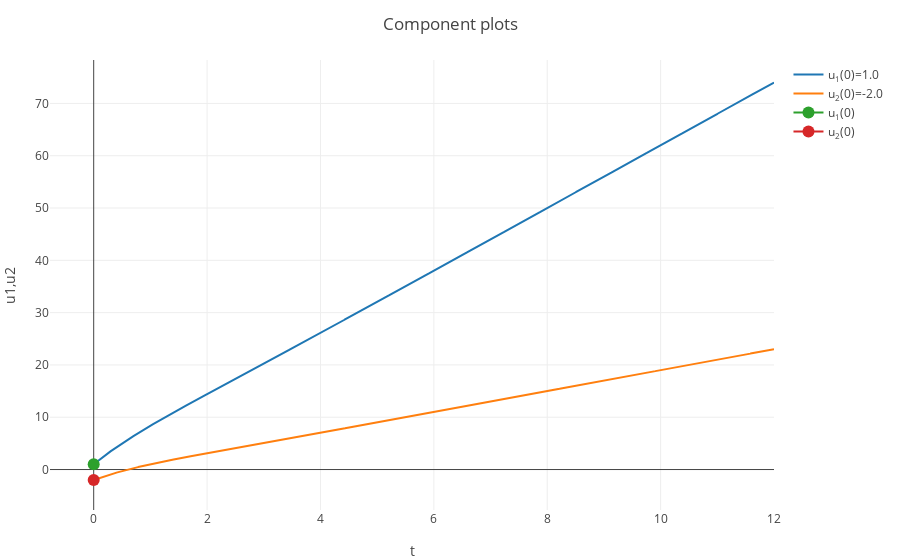

Notebook code cell kept with this figure:
### Markdown cell above
#### Example
Consider the initial value problem

\begin{align}
u_1' &= u_1 - 4u_2 + 2t,~u_1(0)=1\\
u_2' &= u_1 - 3u_2 + -3,~u_2(0)=-2.
\end{align}

It can be written as

$$
\mathbf{u}'(t)=\begin{bmatrix} 1&-4\\1&-3\end{bmatrix}\mathbf{u}+\begin{bmatrix}2t\\-3\end{bmatrix},~\mathbf{u}(0)=\begin{bmatrix}1\\-2 \end{bmatrix},
$$

the coefficient matrix is 

$$
\mathbf{K} = \begin{bmatrix} 1&-4\\1&-3\end{bmatrix}.
$$

Given that the solution of the IVP is

$$
\mathbf{u}(t)=e^{-t}\begin{bmatrix}2t-1\\t-1\end{bmatrix}+\begin{bmatrix}6t+2\\2t-1\end{bmatrix},
$$
we can produce a component plot:

### Code cell
using PlotlyJS;
# using Plots
# plotly()
tt = 0:0.001:12;
tracesODE1 = GenericTrace[];
u10=1.0
u20=-2.0
trace = scatter(x=tt, y=exp(-tt).*(2.0*tt-1.0)+6.0*tt+2.0, name = "u<sub>1</sub>(0)=$(u10)");
push!(tracesODE1, trace);
trace = scatter(x=tt, y=exp(-tt).*(tt-1.0)+2.0*tt-1.0, name = "u<sub>2</sub>(0)=$(u20)");
push!(tracesODE1, trace);
trace=scatter(x=[0],y=[1.0], marker_size=12, name="u<sub>1</sub>(0)");
push!(tracesODE1, trace);
trace=scatter(x=[0],y=[-2.0], marker_size=12, name="u<sub>2</sub>(0)");
push!(tracesODE1, trace);
plot(tracesODE1, Layout(title="Component plots", xaxis=attr(title="t"),yaxis=attr(title="u1,u2")))

### Figure 1 — Plotly figure (JSON) as saved in the notebook; plotly's stock layout.template omitted (floating-point values rounded to 4 significant figures; data arrays with more than 128 entries replaced by an {"elided": "..."} marker saying what was removed)
{"data": [{"y": {"elided": "12001 float values"}, "name": "u<sub>1</sub>(0)=1.0", "type": "scatter", "x": {"elided": "12001 float values"}}, {"y": {"elided": "12001 float values"}, "name": "u<sub>2</sub>(0)=-2.0", "type": "scatter", "x": {"elided": "12001 float values"}}, {"y": [1.0], "name": "u<sub>1</sub>(0)", "type": "scatter", "x": [0], "marker": {"size": 12}}, {"y": [-2.0], "name": "u<sub>2</sub>(0)", "type": "scatter", "x": [0], "marker": {"size": 12}}], "layout": {"yaxis": {"title": "u1,u2"}, "xaxis": {"title": "t"}, "title": "Component plots", "margin": {"r": 50, "l": 50, "b": 50, "t": 60}}}
